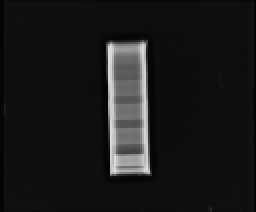
#> input picture X-Rays/70_40.bmp, 128 x 106 px (shown 2 times larger)
$ jupyter execute bmd-70-111.ipynb   (older library calls are emulated)
#> lines starting #> are read from the running program, lines starting #| are printed output that depends on the picture; long printed decimals are rounded
### IMPORT THE LIBRARIES

[cell 1]
from PIL import Image, ImageFilter
from skimage.feature import greycomatrix
import numpy as np
from matplotlib import pyplot as plt
import cv2 as c
import math

### Taking Top Region Closer to the Whiter Region - 1.543

### For low intensity image

### OPEN THE IMAGE

[cell 2]
low_image = Image.open("X-Rays/70_40.bmp")
#> low_image is the input picture: PIL image 128x106 L; min 4, max 218, mean 25.6
plt.imshow(low_image)

### FIND THE WIDTH AND HEIGHT OF THE IMAGE

[cell 3]
width, height = low_image.size
#> width = 128; height = 106
print(width,height)
#| 128 106

### CROP THE REGION OF INTEREST FROM THE IMAGE

[cell 4]
# [7 lines of commented-out code are left out]

left = 58
top = 65
right = 71
bottom = 73
low_cropped_img = low_image.crop((left,top,right,bottom))
low_cropped_img.show()
plt.imshow(low_cropped_img)

### UNIQUE VALUES FROM AN ARRAY

[cell 5]
np.unique(low_cropped_img)
#> Out = 33 values from 89 to 141

### AVERAGE PIXEL INTENSITY

[cell 6]
low_avg_pixel_intensity = np.mean(low_cropped_img)
#> low_avg_pixel_intensity = 116
print(low_avg_pixel_intensity)
#| 115.962

### For High intensity image

### OPEN THE IMAGE

[cell 7]
high_image = Image.open("X-Rays/111_120.bmp")
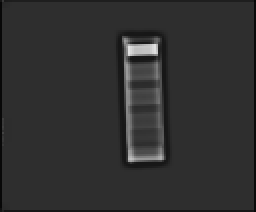
#> input picture X-Rays/111_120.bmp, 128 x 106 px (shown 2 times larger)
#> high_image is the input picture: PIL image 128x106 L; min 6, max 226, mean 47.8
plt.imshow(high_image)

### FIND THE WIDTH AND HEIGHT OF THE IMAGE

[cell 8]
width, height = high_image.size
print(width,height)
#| 128 106

### CROP THE REGION OF INTEREST FROM THE IMAGE

[cell 9]
# [7 lines of commented-out code are left out]

left = 67
top = 32
right = 77
bottom = 38
high_cropped_img = high_image.crop((left,top,right,bottom))
high_cropped_img.show()
plt.imshow(high_cropped_img)

### UNIQUE VALUES FROM AN ARRAY

[cell 10]
np.unique(high_cropped_img)
#> Out = [68, 69, 70, 71, 72, 73, 74, 75, 76, 77, 78, 79, 80, 81, 85, 86]

### AVERAGE PIXEL INTENSITY

[cell 11]
high_avg_pixel_intensity = np.mean(high_cropped_img)
#> high_avg_pixel_intensity = 73.23
print(high_avg_pixel_intensity)
#| 73.233

[cell 12]
low_image = Image.open("X-Rays/70_40.bmp")
plt.imshow(low_image)

### Find K Value for Low Intensity

[cell 13]
left = 61
top = 73
right = 71
bottom = 77
low_cropped_img = low_image.crop((left,top,right,bottom))
# low_cropped_img.show()
plt.imshow(low_cropped_img)

[cell 14]
k_low_avg_pixel_intensity = np.mean(low_cropped_img)
#> k_low_avg_pixel_intensity = 75.3
print(k_low_avg_pixel_intensity)
#| 75.3

[cell 15]
high_image = Image.open("X-Rays/111_120.bmp")
plt.imshow(high_image)

### Find K Value for High Intensity

[cell 16]
left = 67
top = 67
right = 75
bottom = 72
high_cropped_img = high_image.crop((left,top,right,bottom))
# high_cropped_img.show()
plt.imshow(high_cropped_img)
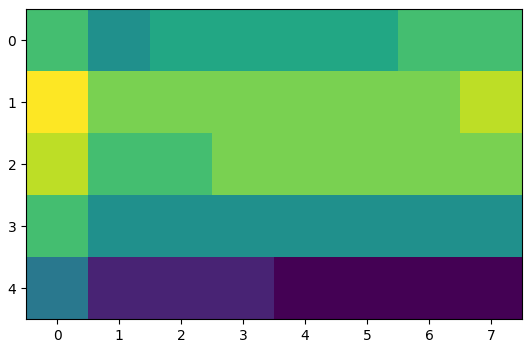
#> figure drawn by matplotlib, 1 panel

[cell 17]
k_high_avg_pixel_intensity = np.mean(high_cropped_img)
#> k_high_avg_pixel_intensity = 52.73
print(k_high_avg_pixel_intensity)
#| 52.725

[cell 18]
K = math.log(k_low_avg_pixel_intensity)/math.log(k_high_avg_pixel_intensity)
#> K = 1.09
K
#> Out = 1.09

[cell 19]
mu_b_low = 0.2689

[cell 20]
mu_b_high = 0.1761

[cell 21]
low_avg_pixel_intensity
#> Out = 116

[cell 22]
high_avg_pixel_intensity
#> Out = 73.23

[cell 23]
math.log(low_avg_pixel_intensity)
#> Out = 4.75

[cell 24]
(K * math.log(high_avg_pixel_intensity))
#> Out = 4.68

[cell 25]
math.log(high_avg_pixel_intensity)
#> Out = 4.29

[cell 26]
print(math.log(low_avg_pixel_intensity))
#| 4.753
print(K * math.log(high_avg_pixel_intensity))
#| 4.680
Numerator = (math.log(low_avg_pixel_intensity)) - (K * math.log(high_avg_pixel_intensity))
#> Numerator = 0.0737
print(Numerator)
#| 0.07369

[cell 27]
Denominator = mu_b_low - (K * mu_b_high)
#> Denominator = 0.077
print(Denominator)
#| 0.07697
K
#> Out = 1.09

[cell 28]
M_b = Numerator/Denominator
#> M_b = 0.957

[cell 29]
print(M_b)
#| 0.9573

[cell 30]
1.543-M_b
#> Out = 0.586

[cell 31]
k_some = 0.192/0.163

k_some = 0.1823/0.165

[cell 32]
k_some

[cell 33]
Numerator = (math.log(low_avg_pixel_intensity)) - (k_some * math.log(high_avg_pixel_intensity))
#> Numerator = -0.304
print(Numerator)
#| -0.3043

[cell 34]
Denominator = mu_b_low - (k_some * mu_b_high)
print(Denominator)

[cell 35]
M_b = Numerator/Denominator
#> M_b = -4.95
M_b
#> Out = -4.95

[cell 36]
1.543-M_b
#> Out = 6.49

[cell 37]
0.02568454545454546 * 1.003

### Taking Center Region - 1.043

### For low intensity image

### OPEN THE IMAGE

[cell 38]
low_image = Image.open("X-Rays/70_40.bmp")
plt.imshow(low_image)

### FIND THE WIDTH AND HEIGHT OF THE IMAGE

[cell 39]
width, height = low_image.size
print(width,height)
#| 128 106

### CROP THE REGION OF INTEREST FROM THE IMAGE

[cell 40]
left = 58
top = 55
right = 70
bottom = 60
low_cropped_img = low_image.crop((left,top,right,bottom))
low_cropped_img.show()
plt.imshow(low_cropped_img)
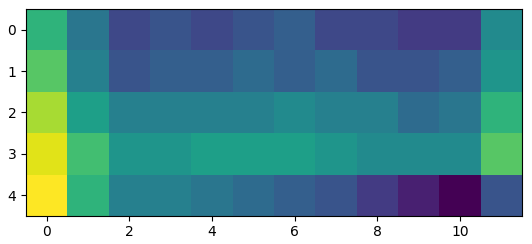
#> figure drawn by matplotlib, 1 panel

### UNIQUE VALUES FROM AN ARRAY

[cell 41]
np.unique(low_cropped_img)
#> Out = 18 values from 104 to 127

### AVERAGE PIXEL INTENSITY

[cell 42]
low_avg_pixel_intensity = np.mean(low_cropped_img)
#> low_avg_pixel_intensity = 113.7
print(low_avg_pixel_intensity)
#| 113.7

### For High intensity image

### OPEN THE IMAGE

[cell 43]
high_image = Image.open("X-Rays/111_120.bmp")
plt.imshow(high_image)

### FIND THE WIDTH AND HEIGHT OF THE IMAGE

[cell 44]
width, height = high_image.size
print(width,height)
#| 128 106

### CROP THE REGION OF INTEREST FROM THE IMAGE

[cell 45]
# [7 lines of commented-out code are left out]

left = 67
top = 47
right = 77
bottom = 54
high_cropped_img = high_image.crop((left,top,right,bottom))
high_cropped_img.show()
plt.imshow(high_cropped_img)
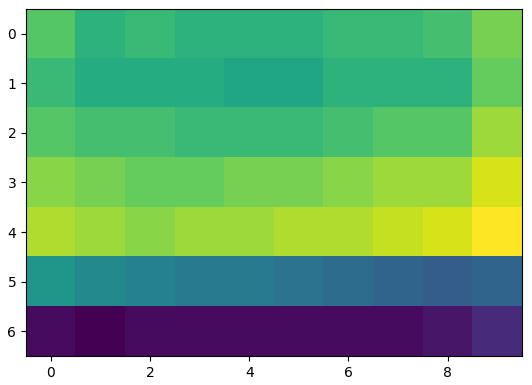
#> figure drawn by matplotlib, 1 panel

### UNIQUE VALUES FROM AN ARRAY

[cell 46]
np.unique(high_cropped_img)
#> Out = 26 values from 44 to 78

### AVERAGE PIXEL INTENSITY

[cell 47]
high_avg_pixel_intensity = np.mean(high_cropped_img)
#> high_avg_pixel_intensity = 64.34
print(high_avg_pixel_intensity)
#| 64.343

[cell 48]
low_image = Image.open("X-Rays/70_40.bmp")
plt.imshow(low_image)

### Find K Value for Low Intensity

[cell 49]
left = 61
top = 62
right = 69
bottom = 64
low_cropped_img = low_image.crop((left,top,right,bottom))
low_cropped_img.show()
plt.imshow(low_cropped_img)
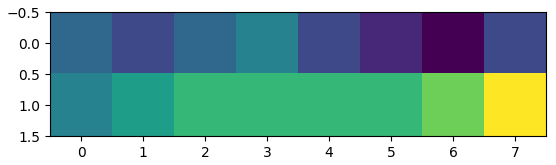
#> figure drawn by matplotlib, 1 panel

[cell 50]
k_low_avg_pixel_intensity = np.mean(low_cropped_img)
#> k_low_avg_pixel_intensity = 85.12
print(k_low_avg_pixel_intensity)
#| 85.125

[cell 51]
high_image = Image.open("X-Rays/111_120.bmp")
plt.imshow(high_image)

### Find K Value for High Intensity

[cell 52]
left = 66
top = 57
right = 76
bottom = 59
high_cropped_img = high_image.crop((left,top,right,bottom))
high_cropped_img.show()
plt.imshow(high_cropped_img)
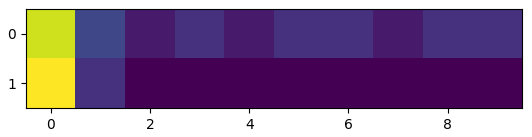
#> figure drawn by matplotlib, 1 panel

[cell 53]
k_high_avg_pixel_intensity = np.mean(high_cropped_img)
#> k_high_avg_pixel_intensity = 65.25
print(k_high_avg_pixel_intensity)
#| 65.25

[cell 54]
K = math.log(k_low_avg_pixel_intensity)/math.log(k_high_avg_pixel_intensity)
#> K = 1.06
K = 1.0898820538842497
K

[cell 55]
mu_b_low = 0.2689

[cell 56]
mu_b_high = 0.1761

[cell 57]
low_avg_pixel_intensity
#> Out = 113.7

[cell 58]
high_avg_pixel_intensity
#> Out = 64.34

[cell 59]
math.log(low_avg_pixel_intensity)
#> Out = 4.73

[cell 60]
(K * math.log(high_avg_pixel_intensity))
#> Out = 4.54

[cell 61]
math.log(high_avg_pixel_intensity)
#> Out = 4.16

[cell 62]
print(math.log(low_avg_pixel_intensity))
#| 4.734
print(K * math.log(high_avg_pixel_intensity))
#| 4.539
Numerator = (math.log(low_avg_pixel_intensity)) - (K * math.log(high_avg_pixel_intensity))
#> Numerator = 0.195
print(Numerator)
#| 0.195

[cell 63]
Denominator = mu_b_low - (K * mu_b_high)
print(Denominator)
K

[cell 64]
M_b = Numerator/Denominator
#> M_b = 2.53

[cell 65]
print(M_b)
#| 2.534

[cell 66]
1.043-M_b
#> Out = -1.49

[cell 67]
k_some = 0.192/0.163

k_some = 0.1823/0.165

[cell 68]
k_some

[cell 69]
Numerator = (math.log(low_avg_pixel_intensity)) - (k_some * math.log(high_avg_pixel_intensity))
#> Numerator = -0.172
print(Numerator)
#| -0.1715

[cell 70]
Denominator = mu_b_low - (k_some * mu_b_high)
print(Denominator)

[cell 71]
M_b = Numerator/Denominator
#> M_b = -2.79

[cell 72]
1.043-M_b
#> Out = 3.83

[cell 73]
0.02568454545454546 * 1.003

### Taking Bottom Region Away from Whiter Part - 0.54

### For low intensity image

### OPEN THE IMAGE

[cell 74]
low_image = Image.open("X-Rays/70_40.bmp")
plt.imshow(low_image)

### FIND THE WIDTH AND HEIGHT OF THE IMAGE

[cell 75]
width, height = low_image.size
print(width,height)
#| 128 106

### CROP THE REGION OF INTEREST FROM THE IMAGE

[cell 76]
left = 58
top = 42
right = 70
bottom = 48
low_cropped_img = low_image.crop((left,top,right,bottom))
low_cropped_img.show()
plt.imshow(low_cropped_img)
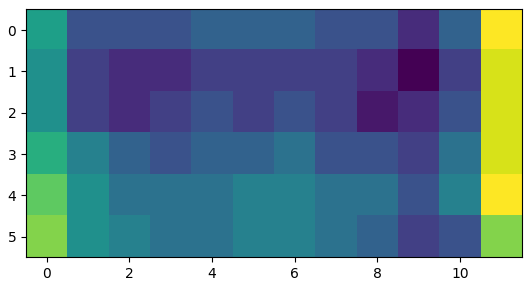
#> figure drawn by matplotlib, 1 panel

### UNIQUE VALUES FROM AN ARRAY

[cell 77]
np.unique(low_cropped_img)
#> Out = [100, 101, 102, 103, 104, 105, 106, 107, 108, 109, 110, 112, 113, 115, 116]

### AVERAGE PIXEL INTENSITY

[cell 78]
low_avg_pixel_intensity = np.mean(low_cropped_img)
#> low_avg_pixel_intensity = 105.8
print(low_avg_pixel_intensity)
#| 105.778

### For High intensity image

### OPEN THE IMAGE

[cell 79]
high_image = Image.open("X-Rays/111_120.bmp")
plt.imshow(high_image)

### FIND THE WIDTH AND HEIGHT OF THE IMAGE

[cell 80]
width, height = high_image.size
print(width,height)
#| 128 106

### CROP THE REGION OF INTEREST FROM THE IMAGE

[cell 81]
left = 67
top = 59
right = 78
bottom = 64
high_cropped_img = high_image.crop((left,top,right,bottom))
high_cropped_img.show()
plt.imshow(high_cropped_img)
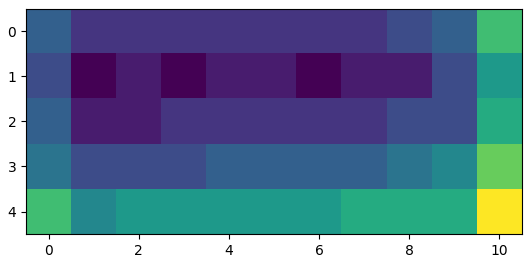
#> figure drawn by matplotlib, 1 panel

### UNIQUE VALUES FROM AN ARRAY

[cell 82]
np.unique(high_cropped_img)
#> Out = [59, 60, 61, 62, 63, 64, 65, 66, 67, 68, 69, 72]

### AVERAGE PIXEL INTENSITY

[cell 83]
high_avg_pixel_intensity = np.mean(high_cropped_img)
#> high_avg_pixel_intensity = 63
print(high_avg_pixel_intensity)
#| 63.0

[cell 84]
low_image = Image.open("X-Rays/70_40.bmp")
plt.imshow(low_image)

### Find K Value for Low Intensity

[cell 85]
left = 58
top = 32
right = 69
bottom = 40
low_cropped_img = low_image.crop((left,top,right,bottom))
low_cropped_img.show()
plt.imshow(low_cropped_img)
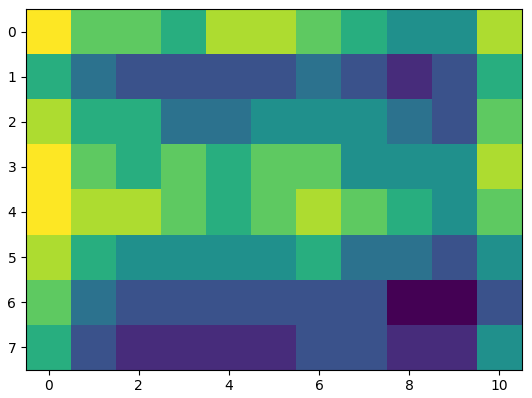
#> figure drawn by matplotlib, 1 panel

[cell 86]
k_low_avg_pixel_intensity = np.mean(low_cropped_img)
#> k_low_avg_pixel_intensity = 91.06
print(k_low_avg_pixel_intensity)
#| 91.057

[cell 87]
high_image = Image.open("X-Rays/111_120.bmp")
plt.imshow(high_image)

### Find K Value for High Intensity

[cell 88]
left = 67
top = 67
right = 76
bottom = 73
high_cropped_img = high_image.crop((left,top,right,bottom))
high_cropped_img.show()
plt.imshow(high_cropped_img)
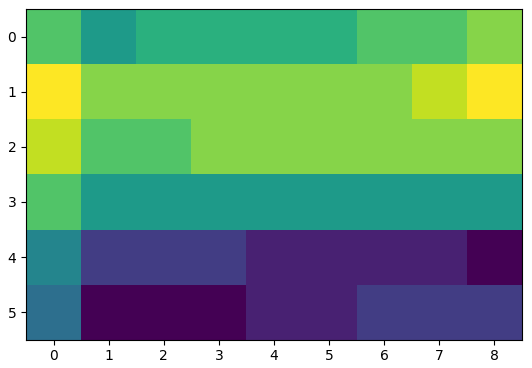
#> figure drawn by matplotlib, 1 panel

[cell 89]
k_high_avg_pixel_intensity = np.mean(high_cropped_img)
#> k_high_avg_pixel_intensity = 51.85
print(k_high_avg_pixel_intensity)
#| 51.852

[cell 90]
K = math.log(k_low_avg_pixel_intensity)/math.log(k_high_avg_pixel_intensity)
#> K = 1.14
K
#> Out = 1.14

[cell 91]
mu_b_low = 0.2689

[cell 92]
mu_b_high = 0.1761

[cell 93]
low_avg_pixel_intensity
#> Out = 105.8

[cell 94]
high_avg_pixel_intensity
#> Out = 63

[cell 95]
math.log(low_avg_pixel_intensity)
#> Out = 4.66

[cell 96]
(K * math.log(high_avg_pixel_intensity))
#> Out = 4.73

[cell 97]
math.log(high_avg_pixel_intensity)
#> Out = 4.14

[cell 98]
print(math.log(low_avg_pixel_intensity))
#| 4.661
print(K * math.log(high_avg_pixel_intensity))
#| 4.734
Numerator = (math.log(low_avg_pixel_intensity)) - (K * math.log(high_avg_pixel_intensity))
#> Numerator = -0.0727
print(Numerator)
#| -0.07266

[cell 99]
Denominator = mu_b_low - (K * mu_b_high)
#> Denominator = 0.0677
print(Denominator)
#| 0.06769
K
#> Out = 1.14

[cell 100]
M_b = Numerator/Denominator
#> M_b = -1.07

[cell 101]
print(M_b)
#| -1.073

[cell 102]
0.54-M_b
#> Out = 1.61

[cell 103]
k_some = 0.192/0.163

k_some = 0.1823/0.165

[cell 104]
k_some

[cell 105]
Numerator = (math.log(low_avg_pixel_intensity)) - (k_some * math.log(high_avg_pixel_intensity))
#> Numerator = -0.219
print(Numerator)
#| -0.2189

[cell 106]
Denominator = mu_b_low - (k_some * mu_b_high)
print(Denominator)

[cell 107]
M_b = Numerator/Denominator
#> M_b = -3.56

[cell 108]
0.54-M_b
#> Out = 4.1
